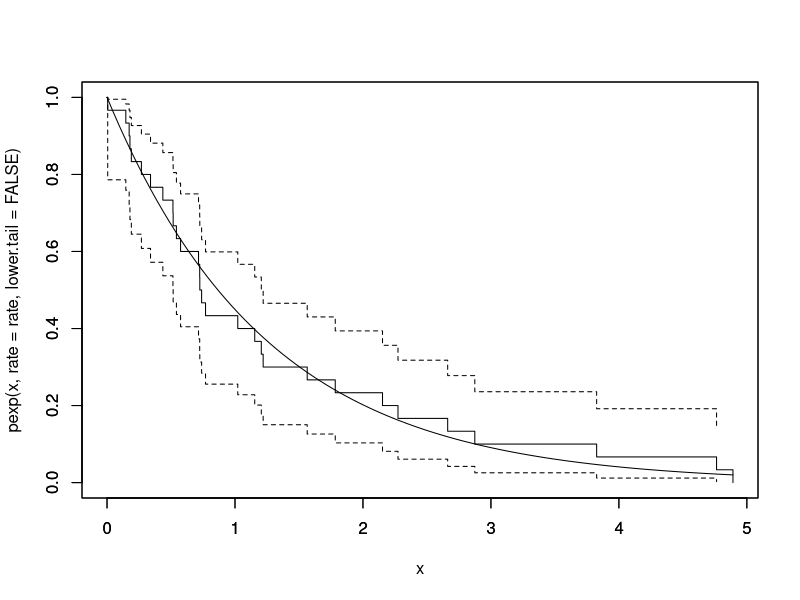

Generate this figure with R:
setwd("E:/R/gra_thesis")
library(survival)
num=30
rate=0.8
rt.exp <- rexp(num,rate) # rt: recorded time
ct.exp <-  rep(1,num)# ct: censored time
 # produce a special structure for censored survival data
result.KM.exp <- survfit(Surv(rt.exp, ct.exp) ~ 1, conf.type = "log-log")
# compute confidence intervals based on log-log transformation
# summary(result.KM.exp) # see the full Kaplan-Meier estimate
plot(result.KM.exp) # plot the Kaplan-Meier estimate curve
par(new=TRUE)
curve(pexp(x, rate = rate, lower.tail = FALSE), from = 0, to = max(rt.exp), ylim=c(0,1))
par(new=FALSE)